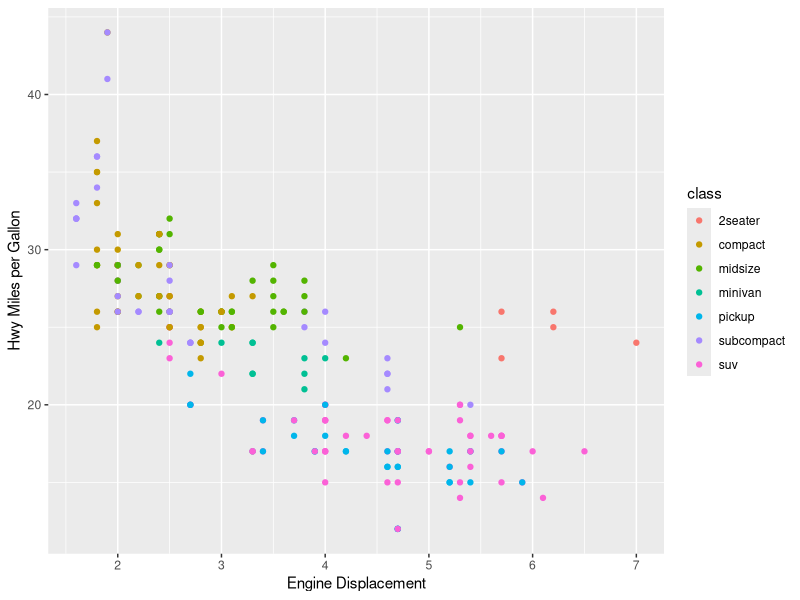

The R source for this figure:
## ---- chunk 1
knitr::opts_chunk$set(echo = TRUE)
## ---- chunk 2
library(ggplot2)
ggplot(mpg, aes(x = displ, y = hwy, color = class)) +
  geom_point() + xlab("Engine Displacement") + ylab("Hwy Miles per Gallon")
